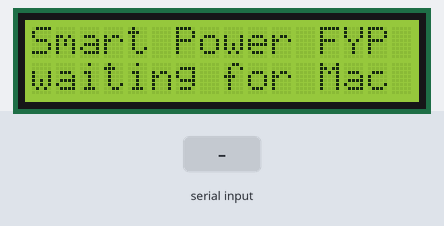
The sketch below on a simulated Arduino Uno, built with avr-gcc and run on an emulated ATmega328P. Parts: 16×2 character LCD. The test bench sets the inputs (shaded band).

Above: at 1.2 s.
1.3 s: "1\n" received over Serial
At 1.6 s:
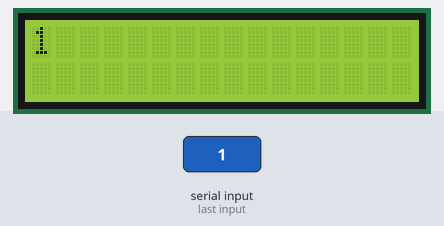
2.8 s: byte 10 ('\n') received over Serial
At 3.9 s:
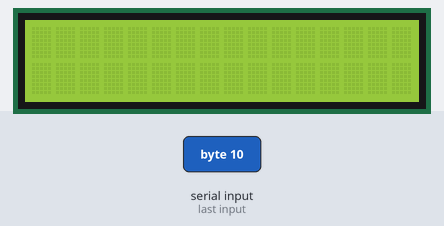
4.3 s: "0\n" received over Serial
At 5.1 s:
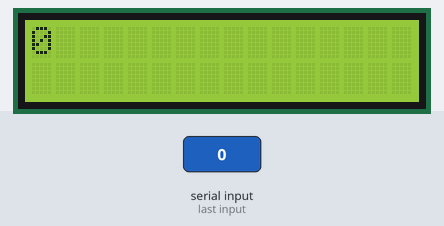
Timing chart, 0 to 7.3 s (numbered marks = the images above; inputs shaded):
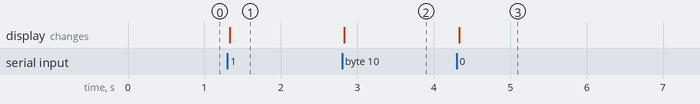

Measured:
- after the input at 1.3 s, the display: changes at once (image 1)
- after the input at 2.8 s, the display: changes at once (image 2)
- after the input at 4.3 s, the display: changes at once (image 3)

The sketch:

display_node.ino
```cpp
// Display node: the second (black) Arduino shows two lines of text sent by the Mac.
// Wiring: LCD GND->GND, VCC->5V, SDA->A4, SCL->A5.
// Protocol (9600 baud): "line one|line two\n". The Mac formats the text, so the
// wording can change without re-flashing this board.
// If nothing arrives for TIMEOUT_MS the screen says NO SIGNAL, so a frozen screen
// is never mistaken for a live one.

#include <Wire.h>
#include <LiquidCrystal_I2C.h>

const unsigned long TIMEOUT_MS = 10000;
LiquidCrystal_I2C lcd(0x27, 16, 2);   // 0x27 found by arduino/lcd_test

char buf[40];
uint8_t n = 0;
unsigned long lastMsg = 0;
bool stale = false;

// Print s on a row and pad with spaces, so no clear() flicker and no leftovers.
void row(uint8_t r, const char* s) {
  lcd.setCursor(0, r);
  uint8_t i = 0;
  for (; s[i] && i < 16; i++) lcd.print(s[i]);
  for (; i < 16; i++) lcd.print(' ');
}

void setup() {
  Serial.begin(9600);
  lcd.init();
  lcd.backlight();
  row(0, "Smart Power FYP");
  row(1, "waiting for Mac");
  lastMsg = millis();
}

void loop() {
  while (Serial.available()) {
    char c = Serial.read();
    if (c == '\n') {
      buf[n] = 0;
      char* sep = strchr(buf, '|');
      if (sep) *sep++ = 0; else sep = buf + n;   // no '|' -> second line empty
      row(0, buf);
      row(1, sep);
      n = 0;
      lastMsg = millis();
      stale = false;
    } else if (c != '\r' && n < sizeof(buf) - 1) {
      buf[n++] = c;
    }
  }
  if (!stale && millis() - lastMsg > TIMEOUT_MS) {
    row(0, "NO SIGNAL");
    row(1, "Mac not sending");
    stale = true;
  }
}
```
